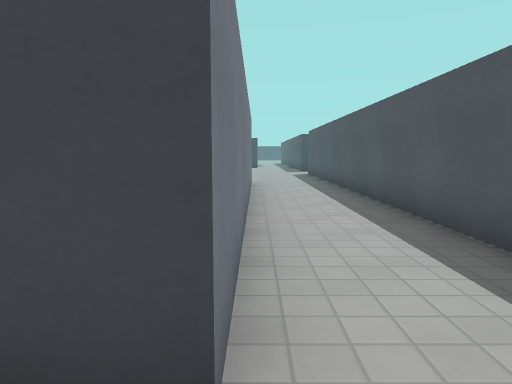
View 1 (above)

17 first-person views from a walk through a Godot game level. The camera is 1.2 m above the floor, tilts 6° down and sees 70° across. The floor is counted in squares, 1.2 m on a side. Each view is taken from the middle of a square. On the plan, view 1 faces up. The plan holds only what a view shows up to about 13 squares ahead; the rest is blank. The place goes on beyond the plan. Surface patterns are stand-ins for the level's own textures.

View 2
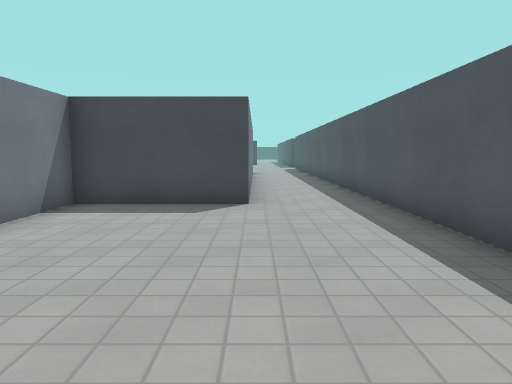

View 3
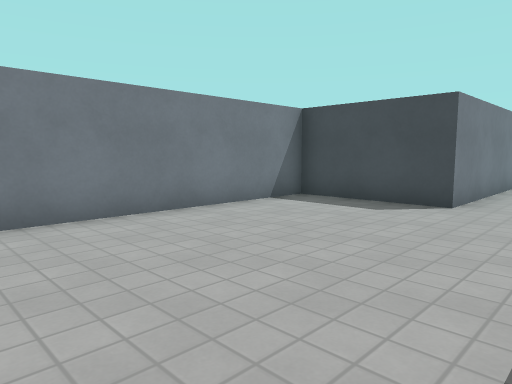

View 4
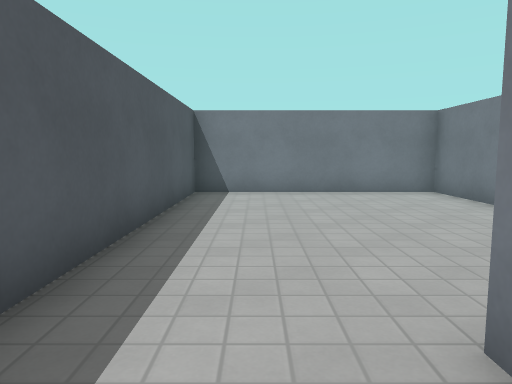

View 5
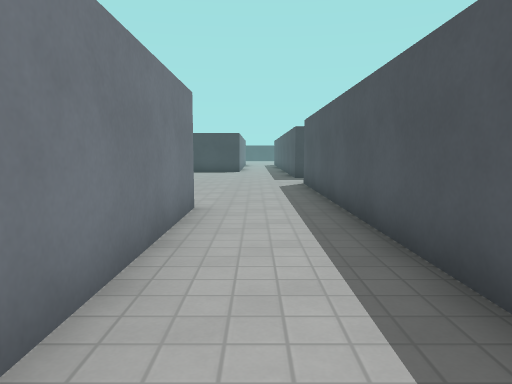

View 6
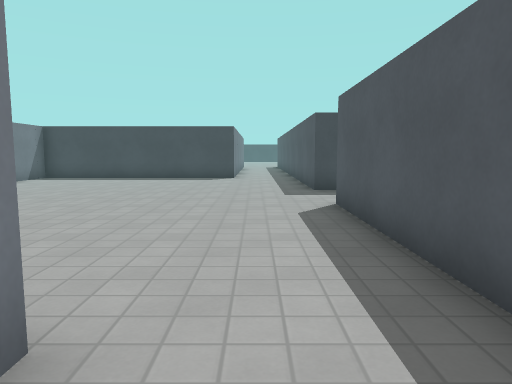

View 7
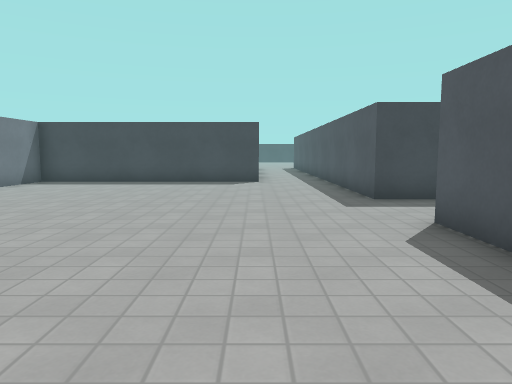

View 8
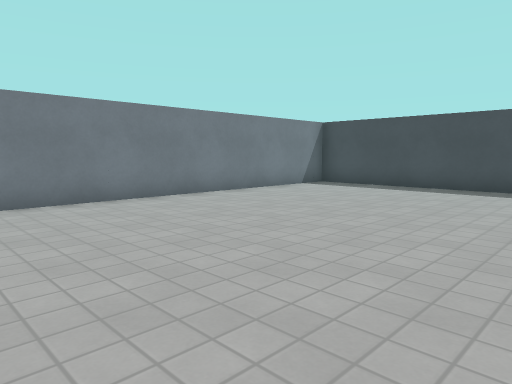

View 9
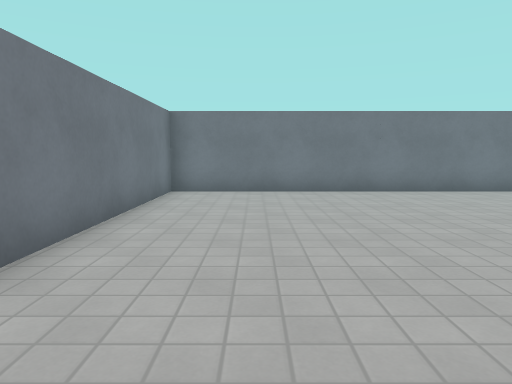

View 10
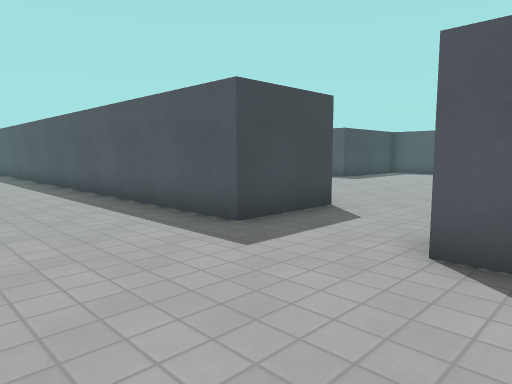

View 11
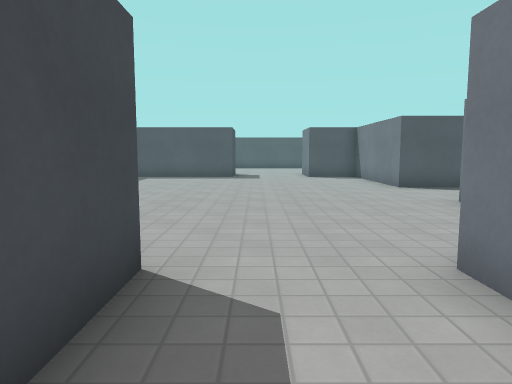

View 12
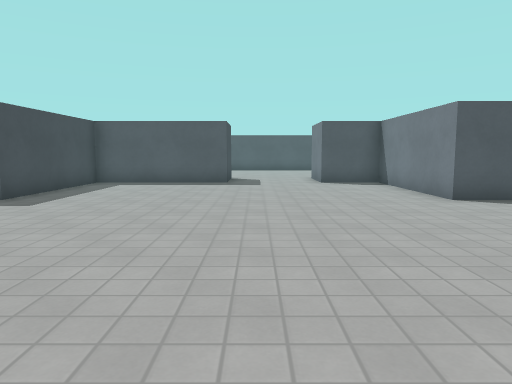

View 13
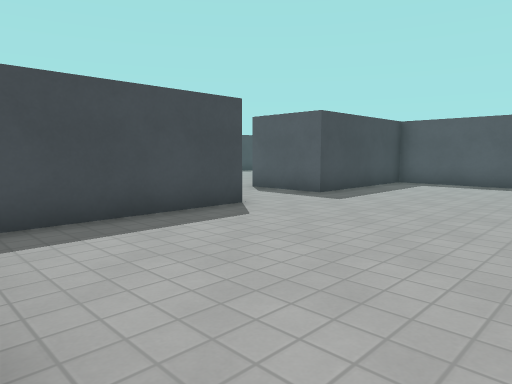

View 14
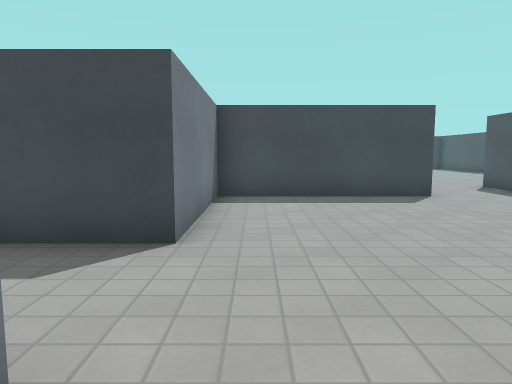

View 15
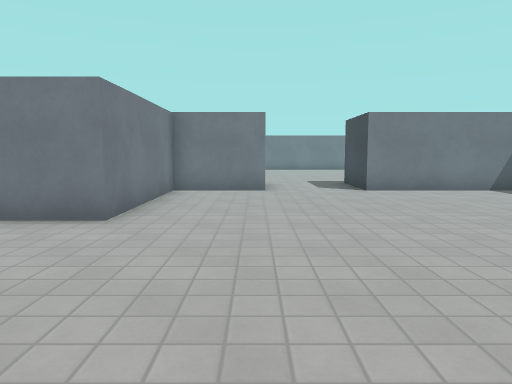

View 16
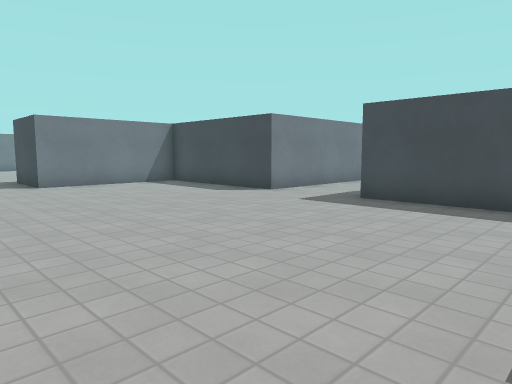

View 17
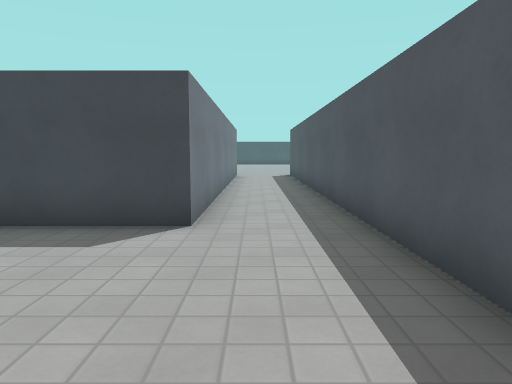

### Floor plan
Points are (right, up) in squares from view 1. A wall is a line through its corners. A room is listed if a view was taken in it or the views show most of it. See-through windows are left out.
Room 1 (views 1, 2, 3, 4, 5, 6)
walls: (-0.1, 12.8) (-0.1, 1.3) (-3.6, 1.3) (-3.6, -6.5) (2.6, -6.5) (2.6, 12.5)
ways out: opening at (1.5, 13) to room 2
Room 2 (views 7, 8, 9, 10, 11, 12, 13, 17)
walls: (4.4, 18.2) (5.1, 18.2); (5.1, 21) (2.6, 21) (2.6, 29.5); (2.6, 12.5) (2.6, 18.2); (0.1, 29.5) (0.1, 26) (-7.6, 26) (-7.6, 12.8) (-1.1, 12.8)
ways out: opening at (1.5, 13) to room 1; opening at (5.5, 19.5) to room 3
Room 3 (views 14, 15, 16)
walls: (17.6, 21) (17.6, 25.5) (12.9, 25.5) (12.9, 28); (12.9, 15.8) (17.6, 15.8) (17.6, 17.7) (18, 17.7); (10.1, 29.5) (10.1, 25.5) (5.1, 25.5) (5.1, 21); (5.1, 18.2) (5.1, 15.8) (9.6, 15.8)
ways out: opening at (5.5, 19.5) to room 2; opening at (11, 16)

Where each view was taken, in squares from view 1:
view 1: 0 up, 0 right, facing up
view 2: 6 down, 0 right, facing up
view 3: 6 down, 2 right, facing up-left
view 4: 3 up, 1 right, facing down
view 5: 6 up, 1 right, facing up
view 6: 11 up, 1 right, facing up
view 7: 13 up, 0 right, facing up
view 8: 15 up, 0 right, facing up-left
view 9: 15 up, 2 right, facing left
view 10: 17 up, 1 left, facing up-right
view 11: 20 up, 2 right, facing right
view 12: 20 up, 5 right, facing right
view 13: 20 up, 5 right, facing up-right
view 14: 17 up, 6 right, facing up
view 15: 18 up, 15 right, facing left
view 16: 18 up, 17 right, facing up-left
view 17: 21 up, 1 right, facing up
